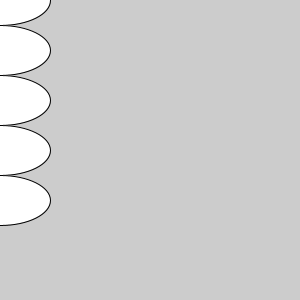
Frame 1 (no input)
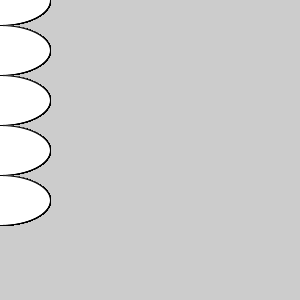
Frame 60 (the mouse pressed at the canvas centre just before this capture)
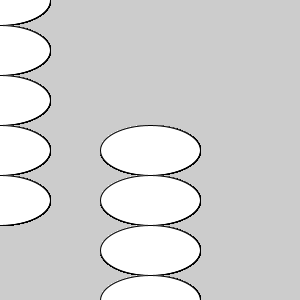
Frame 120 (the mouse held since frame 60 and released just before this capture)

The Processing sketch that drew these frames (run headless with seeded random() and noise(); from frame 60 on, the mouse is pressed at the canvas centre):

// Processing sketch: SamplePrj_Processing_for
// ── SamplePrj_Processing_for.pde
/*
 * Processing Sample Project for Moritalab in 2018
 * 2018.04.26
 *
 * ############### 概要 ################
 * Processing言語の使い方，for文の概念を体験するためのサンプルプログラム．
 *
 * 
 * ############### ポイント ################
 * setup(){}
 *   プログラム内での設定を書く部分．
 *   ここに書かれた処理は，プログラムを開始したときに最初の1回だけ実行される．
 *   
 * draw(){}
 *   プログラム内での具体的な処理内容を書く部分．
 *   ここに書かれた処理は，プログラムを開始してから繰り返し実行される．
 * 
 * for
 *   プログラムの中で使用する処理を，繰り返したいときに使う命令（制御文）．
 *   [文法]
 *    for(繰り返し回数を数える変数の宣言; 繰り返す条件; 繰り返し回数を更新するときの処理){
 *      繰り返す処理 ...
 *    }
 *    
 *    
 * 
 */



///////////////////////////////////////////////
// このプログラム全体で使用する変数を宣言する部分
///////////////////////////////////////////////
//変数a, 変数bを宣言（用意）する
int a; //intは"実数"を入れるよーという最初の合図
int b; //intは"実数"を入れるよーという最初の合図

///////////////////////////////////////////////
// SETUP : このプログラムの設定を書く部分
///////////////////////////////////////////////
void setup(){
  
  //画面のサイズを300px*300pxに設定
  size(300, 300);
  
  //最初の設定として変数a, 変数bに値を代入する
  a = 100;
  b = 50;
  
}//setup()終わり



///////////////////////////////////////////////
// DRAW : このプログラムでの具体的な処理を書く部分
///////////////////////////////////////////////
void draw(){
  
  // for文の使い方:
  // for(繰り返し回数を数える変数の宣言; 繰り返す条件; 繰り返し回数を更新するときの処理){
  //    繰り返す処理 ...
  //  }
  
  // 繰り返し回数を数える変数を 「iとして0から開始」,
  // 繰り返される条件を        「iが5より小さいとき」,
  // 更新処理を               「iを1増やす(iに, i+1を代入する)」 としている
  for(int i=0; i<5; i=i+1){
    
    // ellipse()で(楕)円を描く!
    ellipse(mouseX, mouseY+i*50, a, b);
    // y座標にi*50を足しているので, 
    // for文で繰り返されるごとに, y座標が縦に50pxずつずれる
    // (=縦に5つ連なった楕円が描かれる)
    
  }//for文終わり
  
}//draw()終わり




/*
 * MISSION
 * - Lv.1: 実行して，プログラムの中身を理解する．
 * - Lv.2: 楕円を，横に連なるようにする(間隔は問わない)！
 * - Lv.3: 楕円を，縦と横に連なるようにする！(ヒント:二重ループ)
 *
 */
